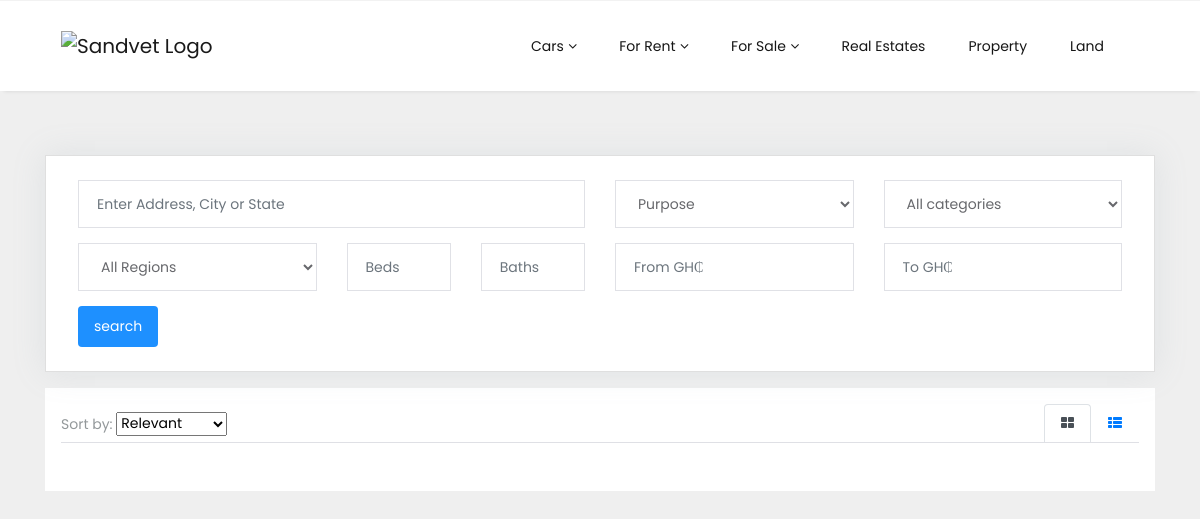
The app's page /property/, older data.
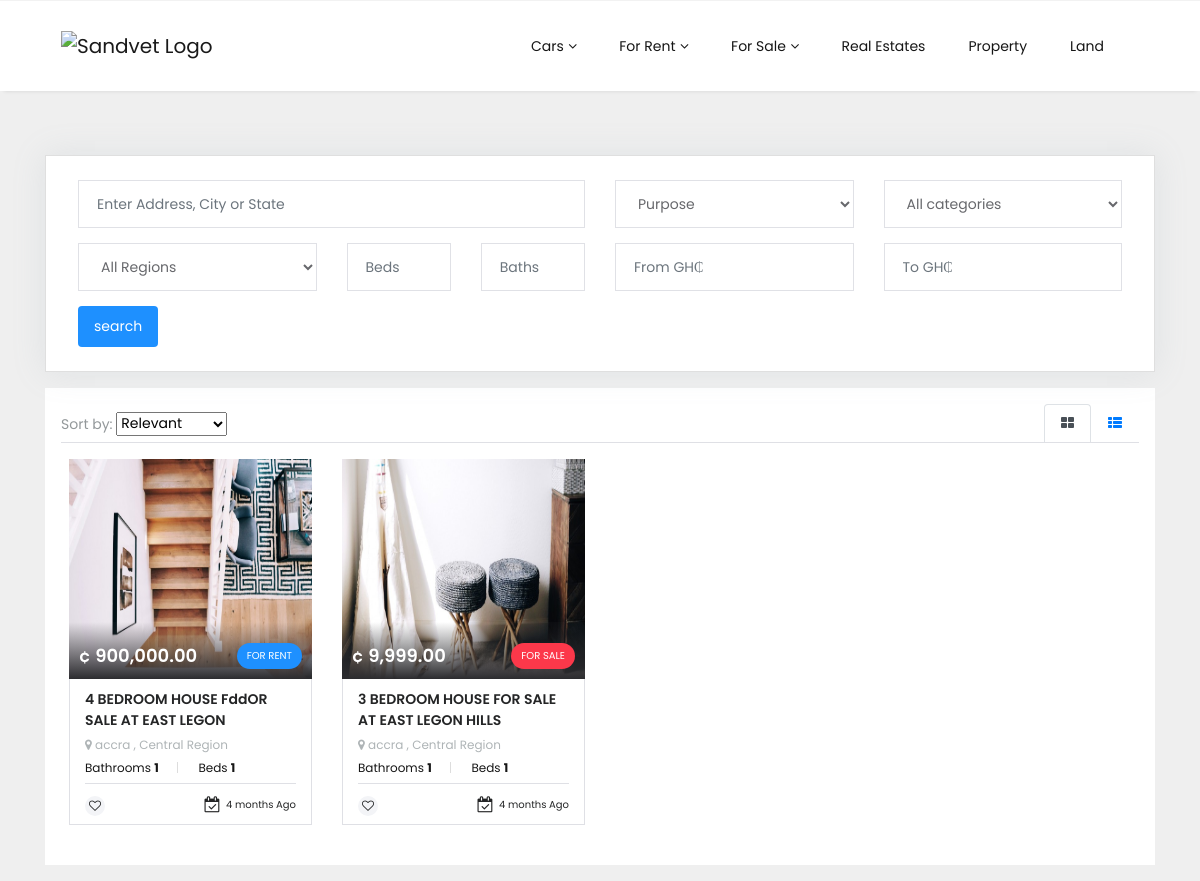
The same page, newer data.
### property/models.py (models this page shows, shortened)
class Property(models.Model):
    SALE = 'sale'
    RENT = 'rent'
    PROPERTY_PURPOSE_TYPE = [
        (SALE, 'sale'),
        (RENT, 'rent'),
    ]
    title = models.CharField(max_length=200, null=True)
    price = models.FloatField()
    slug = models.SlugField(unique=True)
    description = models.TextField()
    region = models.ForeignKey(Region, on_delete=models.CASCADE, null=True, blank=True, related_name='properties')
    category = models.ForeignKey(Category, on_delete=models.CASCADE, null=True, blank=True, related_name='properties')
    purpose = models.CharField(max_length=4, choices=PROPERTY_PURPOSE_TYPE, default=SALE)
    address = models.CharField(max_length=200, null=True, blank=True)
    dimension = models.CharField(max_length=200, null=True, blank=True)
    bed = models.PositiveIntegerField(default=1, null=True, blank=True)
    bath = models.PositiveIntegerField(default=1, null=True, blank=True)
    garage = models.PositiveIntegerField(default=0, null=True, blank=True)
    image = models.ImageField(null=True, blank=True)
    views = models.PositiveIntegerField(default=0)
    timestamp = models.DateTimeField(auto_now_add=True)
    @property
    def imageURL(self):
        try:
            url = self.image.url
        except:
            url = ''
        return url
    def get_absolute_url(self):
        return reverse("property:property", kwargs={
            'slug': self.slug
        })

### core/models.py (models this page shows)
class Region(models.Model):
    name = models.CharField(max_length=200, null=True, blank=True)
    capital = models.CharField(max_length=200, null=True, blank=True)
    slug = models.SlugField(unique=True, null=True, blank=True)
    class Meta:
        ordering = ['name']
    def __str__(self):
        return self.name

### property/views.py (the view)
# urls.py: path('property/', PropertyListView.as_view(), name='property'),
class PropertyListView(ListView):
    model = Property
    context_object_name = 'lists'
    template_name = 'list.html'
    def get_context_data(self, **kwargs):
        kwargs['filter'] = self.filter
        kwargs['category_list_nav'] = self.categoryNav
        return super().get_context_data(**kwargs)
    def get_queryset(self):
        self.filter = PropertyFilter(self.request.GET, queryset= self.model.objects.all())
        self.categoryNav = Category.objects.filter((~Q(title="land")))
        return self.model.objects.order_by('-id')

### core/models.py (called while the page is built)
    def __str__(self):
        return self.title

    def get_for_sale_category_url(self):
        return reverse("property:for-sale-cate", kwargs={
            'category': self.title
        })

    def get_for_rent_category_url(self):
        return reverse("property:for-rent-cate", kwargs={
            'category': self.title
        })

### templates/list.html (shortened to what this page needs)
{% extends "base.html" %}
{% block content %}
    {% include 'includes/listing.html' %}
{% endblock %}

### templates/includes/list.html (shortened to what this page needs)
{% load humanize %}
<div class="col-lg-3 col-md-6">
    <div class="card listing__card">
        <a href="{{ list.get_absolute_url }}" title="{{ list.title }}" class="preview">
            <div class="card__imgBlock">
                <img src="{{ list.imageURL }}" alt="{{ list.title }}" class="img-fluid">
                <div class="card__rateInfo">
                    <h5>&cent; {{ list.price|floatformat:2|intcomma }}</h5>
                    <span class="purpose-for-{% if list.purpose == 'sale'%}sale{%else%}rent{%endif%}">For {% if list.purpose == 'sale'%}sale{%else%}rent{%endif%}</span>
                </div>
            </div>
        </a>
        <div class="card__full">
            <div class="card__body">
                <a href="{{ list.get_absolute_url }}" title="{{ list.title }}">
                    <h3>{{ list.title }}</h3>
                    <p>
                        <i class="fa fa-map-marker"></i>
                        {{ list.address }} , {{ list.region.name }} Region
                    </p>
                </a>
                <div class="card__resultItems">
                    {% if list.category.title == 'land' %}
                        <span class="property-card-value">
                            <span class="field_name"> Dimensions </span>
                            <span class="item"> {{ list.dimension }} </span>
                        </span>
                    {% else %}
                        <span class="property-card-value">
                            <span class="field_name"> Bathrooms </span>
                            <span class="item"> {{ list.bath }} </span>
                        </span>
                        <span class="property-card-value">
                            <span class="field_name"> Beds  </span>
                            <span class="item"> {{ list.bed }} </span>
                        </span>
                    {% endif %}
                </div>
            </div>
            <div class="card__footer">
                <span class="favorites-actions">
                    <a href="#" class=""><i class="fa fa-heart-o"></i></a>
                </span>
                <a href="#" title="" ><i class="fa fa-calendar-check-o"></i> 4 months Ago </a>
            </div>
        </div>
    </div>
</div>

Row changes from the older to the newer data that the page shows:
added Property: imageURL (picture), price "900,000.00", purpose "RENT", title "4 BEDROOM HOUSE FddOR SALE AT EAST LEGON", address "accra", region.name "Central", bath "1", bed "1"
added Property: imageURL (picture), price "9,999.00", purpose "SALE", title "3 BEDROOM HOUSE FOR SALE AT EAST LEGON HILLS", address "accra", region.name "Central", bath "1", bed "1"
